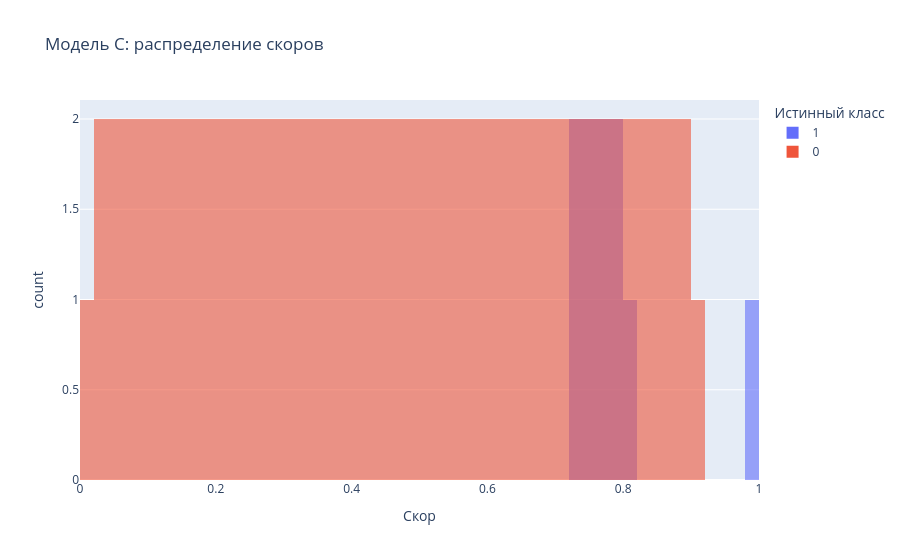
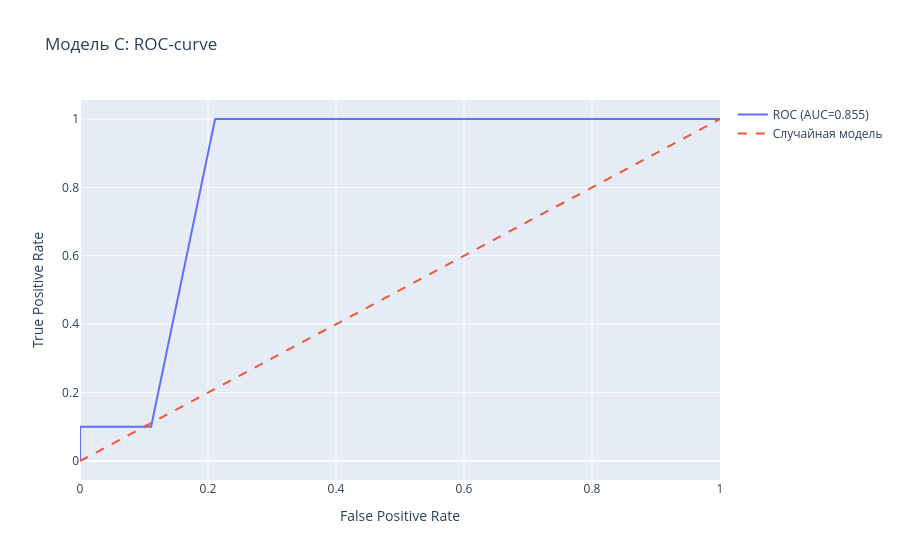

Notebook code for these charts, in order:
### Code cell
fig_dist_C = plot_distribution(y_true_C, y_score_C, "Модель C")
fig_dist_C.show()

fig_roc_C = plot_roc_curve(y_true_C, y_score_C, "Модель C")
fig_roc_C.show()

fig_pr_C = plot_pr_curve(y_true_C, y_score_C, "Модель C")
fig_pr_C.show()

### Figure 1 — Plotly figure (JSON) as saved in the notebook; plotly's stock layout.template omitted (floating-point values rounded to 4 significant figures)
{"data": [{"bingroup": "x", "hovertemplate": "Класс=1<br>Скор=%{x}<br>count=%{y}<extra></extra>", "legendgroup": "1", "marker": {"color": "#636efa", "opacity": 0.6, "pattern": {"shape": ""}}, "name": "1", "nbinsx": 50, "orientation": "v", "showlegend": true, "type": "histogram", "x": [0.99, 0.8, 0.79, 0.78, 0.77, 0.76, 0.75, 0.74, 0.73, 0.72], "xaxis": "x", "yaxis": "y"}, {"bingroup": "x", "hovertemplate": "Класс=0<br>Скор=%{x}<br>count=%{y}<extra></extra>", "legendgroup": "0", "marker": {"color": "#EF553B", "opacity": 0.6, "pattern": {"shape": ""}}, "name": "0", "nbinsx": 50, "orientation": "v", "showlegend": true, "type": "histogram", "x": [0.9, 0.89, 0.88, 0.87, 0.86, 0.85, 0.84, 0.83, 0.82, 0.81, 0.8, 0.79, 0.78, 0.77, 0.76, 0.75, 0.74, 0.73, 0.72, 0.71, 0.7, 0.69, 0.68, 0.67, 0.66, 0.65, 0.64, 0.63, 0.62, 0.61, 0.6, 0.59, 0.58, 0.57, 0.56, 0.55, 0.54, 0.53, 0.52, 0.51, 0.5, 0.49, 0.48, 0.47, 0.46, 0.45, 0.44, 0.43, 0.42, 0.41, 0.4, 0.39, 0.38, 0.37, 0.36, 0.35, 0.34, 0.33, 0.32, 0.31, 0.3, 0.29, 0.28, 0.27, 0.26, 0.25, 0.24, 0.23, 0.22, 0.21, 0.2, 0.19, 0.18, 0.17, 0.16, 0.15, 0.14, 0.13, 0.12, 0.11, 0.1, 0.09, 0.08, 0.07, 0.06, 0.05, 0.04, 0.03, 0.02, 0.01], "xaxis": "x", "yaxis": "y"}], "layout": {"barmode": "overlay", "legend": {"title": {"text": "Истинный класс"}, "tracegroupgap": 0}, "title": {"text": "Модель C: распределение скоров"}, "xaxis": {"anchor": "y", "domain": [0, 1], "title": {"text": "Скор"}}, "yaxis": {"anchor": "x", "domain": [0, 1], "title": {"text": "count"}}}}

### Figure 2 — Plotly figure (JSON) as saved in the notebook; plotly's stock layout.template omitted (floating-point values rounded to 4 significant figures)
{"data": [{"mode": "lines", "name": "ROC (AUC=0.855)", "type": "scatter", "x": [0.0, 0.0, 0.1111, 0.2111, 1.0], "y": [0.0, 0.1, 0.1, 1.0, 1.0]}, {"line": {"dash": "dash"}, "mode": "lines", "name": "Случайная модель", "type": "scatter", "x": [0, 1], "y": [0, 1]}], "layout": {"title": {"text": "Модель C: ROC-curve"}, "xaxis": {"title": {"text": "False Positive Rate"}}, "yaxis": {"title": {"text": "True Positive Rate"}}}}
